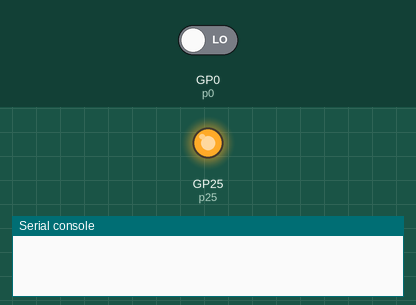
This program was run on a simulated Raspberry Pi Pico running MicroPython. On the bench: output pins drawn as LEDs (lit = HIGH), the last lines printed to the serial console. Inputs (shaded band) come from the test bench; at power-on: GP0 (p0) LOW. Random numbers come from a fixed seed.

Above: at 0.1 s.
At 1.1 s:
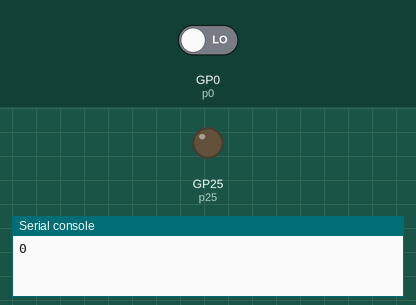
Timing chart, 0 to 2.6 s (numbered marks = the images above):
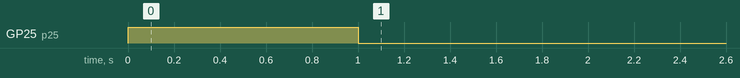

The program:

ioTest.py
```python
import time
from machine import Pin
import rp2
import random


# pin behavior
p25 = Pin(25, Pin.OUT)
p0 = Pin(0, Pin.IN, Pin.PULL_DOWN)
p1 = Pin(1, Pin.IN, Pin.PULL_DOWN)
p2 = Pin(2, Pin.IN, Pin.PULL_DOWN)

while(1):

    # check pin condition value
    v = 0

    # blink green LED
    p25.on()
    time.sleep(1)
    p25.off()

    # get random number
    x = random.randint(0,2)
    print(x)
    time.sleep(1)

    # get value from pin 0
    if(x == 0):
        while(v == 0):
            v = p0.value()
            time.sleep(1)

    # get value from pin 1
    elif(x == 1):
        while(v == 0):
            v = p1.value()
            time.sleep(1)

    # get value from pin 2
    elif(x == 2):
        while(v == 0):
            v = p2.value()
            time.sleep(1)


    
```

Measured:
- by itself, GP25 (p25): LOW → HIGH at 0.00 s, → LOW 1.0 s later
